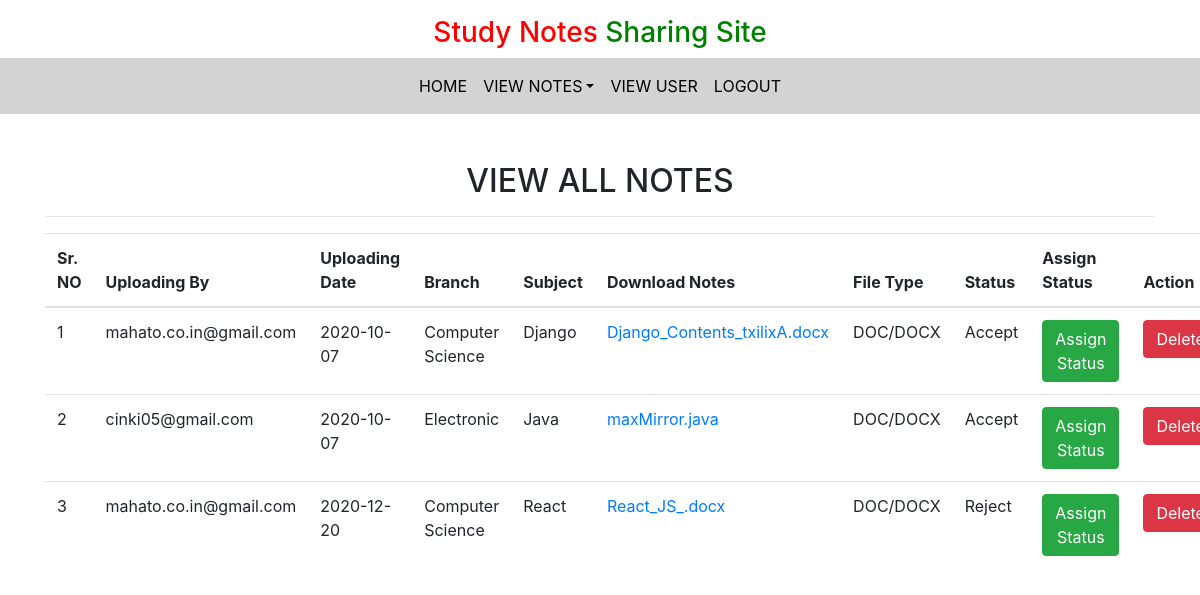
Page /all_notes/ (signed in) on the committed database.
### notes/models.py (models this page shows, shortened)
class Notes(models.Model):
    user = models.ForeignKey(User,on_delete=models.CASCADE)
    uploadingdate = models.CharField(max_length=30)
    branch = models.CharField(max_length=30)
    subject = models.CharField(max_length=30)
    notesfile = models.FileField(null=True)
    filetype = models.CharField(max_length=30)
    description = models.CharField(max_length=200, null=True)
    status = models.CharField(max_length=15)

### notes/views.py (the view)
# urls.py: path('all_notes/', views.all_notes, name='all_notes'),
def all_notes(request):
    if not request.user.is_authenticated:
        return redirect('login_admin')
    notes = Notes.objects.all()
    d ={'notes':notes}
    return render(request, 'all_notes.html', d)

### notes/templates/all_notes.html
{% extends 'admin_nav.html' %}
{% load static %}
{% block body %}
<div class="container mt-5">
    <h2 class="text-center">VIEW ALL NOTES</h2>
    <hr>
    <table class="table table=bordered" id="myTable">
        <thead>
            <tr>
                <th>Sr. NO</th>
                <th>Uploading By</th>
                <th>Uploading Date</th>
                <th>Branch</th>
                <th>Subject</th>
                <th>Download Notes</th>
                <th>File Type</th>
                <th>Status</th>
                <th>Assign Status</th>
                <th>Action</th>
            </tr>
            {% for i in notes %}
            <tr>
                    <td>{{forloop.counter}}</td>
                    <td>{{i.user.username}}</td>
                    <td>{{i.uploadingdate}}</td>
                    <td>{{i.branch}}</td>
                    <td>{{i.subject}}</td>
                    <td><a href="{{i.notesfile.url}}" download>{{i.notesfile}}</a></td>
                    <td>{{i.filetype}}</td>
                    <td>{{i.status}}</td>
                    <td><a href="{% url 'assign_status' i.id %}" class="btn btn-success">Assign Status</a></td>
                    <td><a href="{% url 'delete_mynotes' i.id %}" class="btn btn-danger" onclick="return confirm('Are you Want to Delete')">Delete</a></td>
            </tr>
            {% endfor %}
        </thead>
    </table>
</div>
{% endblock %}

### notes/templates/admin_nav.html (shortened to what this page needs)
<!DOCTYPE html>
{% load static %}
<html lang="en">
<head>
  <link rel="stylesheet" href="https://maxcdn.bootstrapcdn.com/bootstrap/4.3.1/css/bootstrap.min.css">
  <link rel="stylesheet" href="https://use.fontawesome.com/releases/v5.6.3/css/all.css">
  <link rel="stylesheet" href="{% static 'css/mystyle.css' %}">
</head>
<body>
  <h3 class="text-center mt-3"><span style="color: red;">Study Notes</span><span style="color: green;"> Sharing Site</span></h3>
<nav class="navbar navbar-expand-sm justify-content-center" style="background-color:lightgrey">
<ul class="navbar-nav">
  <li class="navbar-item">
    <a href="{% url 'admin_home' %}" class="nav-link">HOME</a>
  </li>
  <li class="nav-item dropdown">
    <a href="#" class="nav-link dropdown-toggle" data-toggle="dropdown">VIEW NOTES</a>
  </li>
  <li class="navbar-item">
    <a href="{% url 'view_users' %}" class="nav-link">VIEW USER</a>
  </li>
  <li class="navbar-item">
    <a href="{% url 'logout' %}" class="nav-link">LOGOUT</a>
  </li>
</ul>
</nav>
<div>
  {% block body %}
  {% endblock %}
</div>
</body>
</html>

### notes/static/css/mystyle.css (style rules this page uses)
.nav-link { color : black }

### rows in the picture
Notes: user.username "mahato.co.in@gmail.com", uploadingdate "2020-10-07", branch "Computer Science", subject "Django", notesfile "Django_Contents_txilixA.docx", filetype "DOC/DOCX", status "Accept"
Notes: user.username "cinki05@gmail.com", uploadingdate "2020-10-07", branch "Electronic", subject "Java", notesfile "maxMirror.java", filetype "DOC/DOCX", status "Accept"
Notes: user.username "mahato.co.in@gmail.com", uploadingdate "2020-12-20", branch "Computer Science", subject "React", notesfile "React_JS_.docx", filetype "DOC/DOCX", status "Reject"
